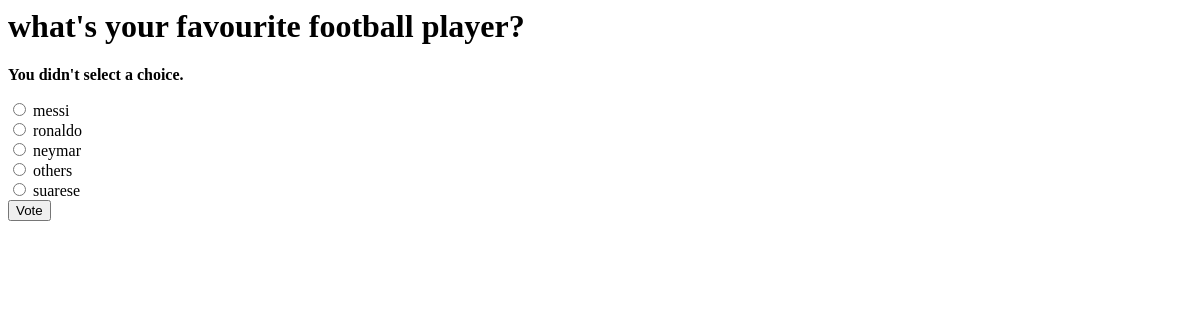
Page /article/1/vote/ on the earlier database version.
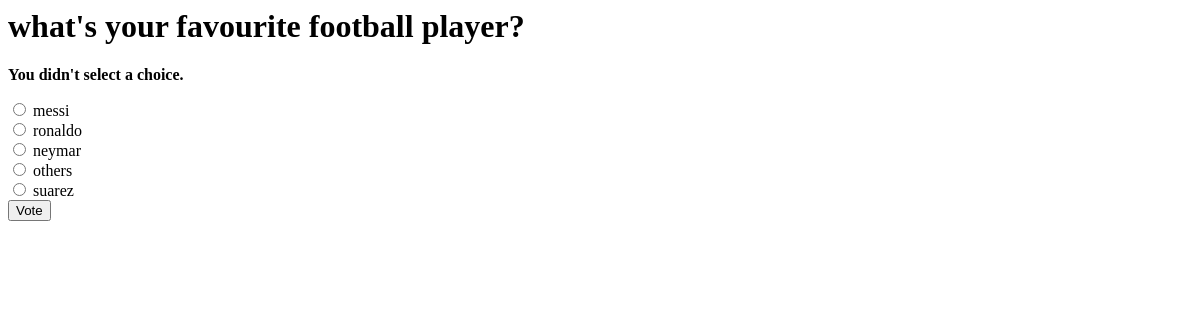
Same page on the later database version.
### article/models.py (models this page shows, shortened)
class Choice(models.Model):
	question = models.ForeignKey(Question, on_delete=models.CASCADE)
	choice_text = models.CharField(max_length=200)
	votes = models.IntegerField(default=0)

### article/views.py (the view)
# urls.py: url(r'^(?P<question_id>[0-9]+)/vote/$', views.vote, name='vote'),
def vote(request, question_id):
    question=get_object_or_404(Question,pk=question_id)
    try:
    	selected_choice=question.choice_set.get(pk=request.POST['choice'])
    except (KeyError,Choice.DoesNotExist):
    	return render(request,'article/detail.html',{
		'question':question,
		'error_message':"You didn't select a choice.",
	})
    else:
    	selected_choice.votes +=1
    	selected_choice.save()
    return HttpResponseRedirect(reverse('article:results',args=(question.id,)))

### article/templates/article/detail.html (shortened to what this page needs)
<h1>{{ question.question_text }}</h1>
{% if error_message %}<p><strong>{{ error_message }}</strong></p>{% endif %}
<form action="{% url 'article:vote' question.id %}" method="post">
{% for choice in question.choice_set.all %}
    <input type="radio" name="choice" id="choice{{ forloop.counter }}" value="{{ choice.id }}" />
    <label for="choice{{ forloop.counter }}">{{ choice.choice_text }}</label><br />
{% endfor %}
<input type="submit" value="Vote" />
</form>

Differences in the rows shown:
changed Choice: choice "☐ suarese" → "☐ suarez"; choice_text "suarese" → "suarez"
